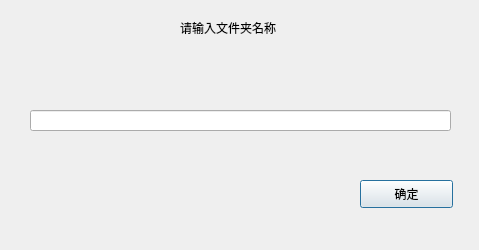
<?xml version="1.0" encoding="UTF-8"?>
<ui version="4.0">
 <class>NewDirDialog</class>
 <widget class="QDialog" name="NewDirDialog">
  <property name="geometry">
   <rect>
    <x>0</x>
    <y>0</y>
    <width>479</width>
    <height>250</height>
   </rect>
  </property>
  <property name="windowTitle">
   <string>Dialog</string>
  </property>
  <widget class="QPushButton" name="AdmitDirName">
   <property name="geometry">
    <rect>
     <x>360</x>
     <y>180</y>
     <width>93</width>
     <height>28</height>
    </rect>
   </property>
   <property name="text">
    <string>确定</string>
   </property>
  </widget>
  <widget class="QLabel" name="label">
   <property name="geometry">
    <rect>
     <x>180</x>
     <y>20</y>
     <width>141</width>
     <height>16</height>
    </rect>
   </property>
   <property name="text">
    <string>请输入文件夹名称</string>
   </property>
  </widget>
  <widget class="QLineEdit" name="NewDirNameEdit">
   <property name="geometry">
    <rect>
     <x>30</x>
     <y>110</y>
     <width>421</width>
     <height>21</height>
    </rect>
   </property>
  </widget>
 </widget>
 <resources/>
 <connections/>
</ui>
